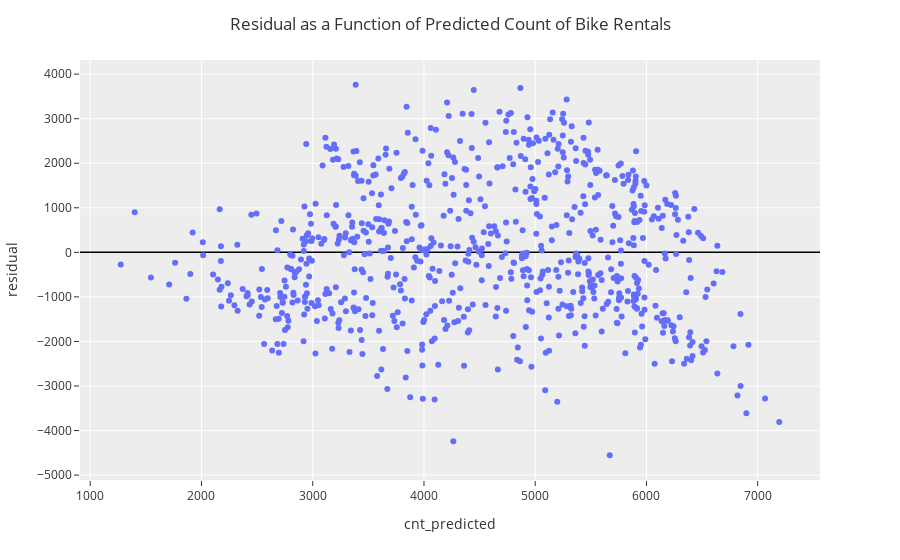

Source (notebook cell):
### Markdown cell above
**Feeling temperature appears to be a better predictor of bike rentals because it has a greater $R^2$ value (0.3982 compared to 0.3937). This seems to make sense because how the temperature feels to people logically would better indicate their likelihood to bike outside.**

### Code cell
# Multivariable model with dummies - cnt from workingday, temperature (raw and feeling), holiday, and an interaction term
DF = pd.get_dummies(DF, columns = ['workingday','holiday'], dtype=float)
DF['int_raw_temp_holiday_no'] = DF['raw_temp'] * DF['holiday_no']
my_cols = ['raw_temp','feeling_temp','holiday_no','holiday_yes','workingday_no','workingday_yes','int_raw_temp_holiday_no']
X = DF[my_cols].values.reshape(-1,len(my_cols))
y = DF['cnt'].values
LM = LinearRegression()
LM.fit(X, y)

# Residuals
DF['cnt_predicted'] = LM.predict(X)
DF['residual'] = DF['cnt'] - DF['cnt_predicted']

fig = px.scatter(DF,x='cnt_predicted',y='residual')

fig.update_layout(
    yaxis={'zeroline':True, 'zerolinewidth':1.5, 'zerolinecolor':"black"})

fig.update_layout(template="ggplot2",
                  title='Residual as a Function of Predicted Count of Bike Rentals',
                  title_x=0.5)

fig.show()

print(LM.coef_)
print(LM.intercept_)
print(LM.score(X,y))

### Figure 1 — Plotly figure (JSON) as saved in the notebook; plotly's stock layout.template omitted (floating-point values rounded to 4 significant figures; data arrays with more than 128 entries replaced by an {"elided": "..."} marker saying what was removed)
{"data": [{"hovertemplate": "cnt_predicted=%{x}<br>residual=%{y}<extra></extra>", "legendgroup": "", "marker": {"color": "#636efa", "symbol": "circle"}, "mode": "markers", "name": "", "orientation": "v", "showlegend": false, "type": "scatter", "x": {"elided": "731 float values"}, "xaxis": "x", "y": {"elided": "731 float values"}, "yaxis": "y"}], "layout": {"autosize": true, "legend": {"tracegroupgap": 0}, "margin": {"t": 60}, "title": {"text": "Residual as a Function of Predicted Count of Bike Rentals", "x": 0.5}, "xaxis": {"anchor": "y", "autorange": true, "domain": [0, 1], "range": [915.4, 7553.0], "title": {"text": "cnt_predicted"}, "type": "linear"}, "yaxis": {"anchor": "x", "autorange": true, "domain": [0, 1], "range": [-5199.0, 4406.0], "title": {"text": "residual"}, "type": "linear", "zeroline": true, "zerolinecolor": "black", "zerolinewidth": 1.5}}}
